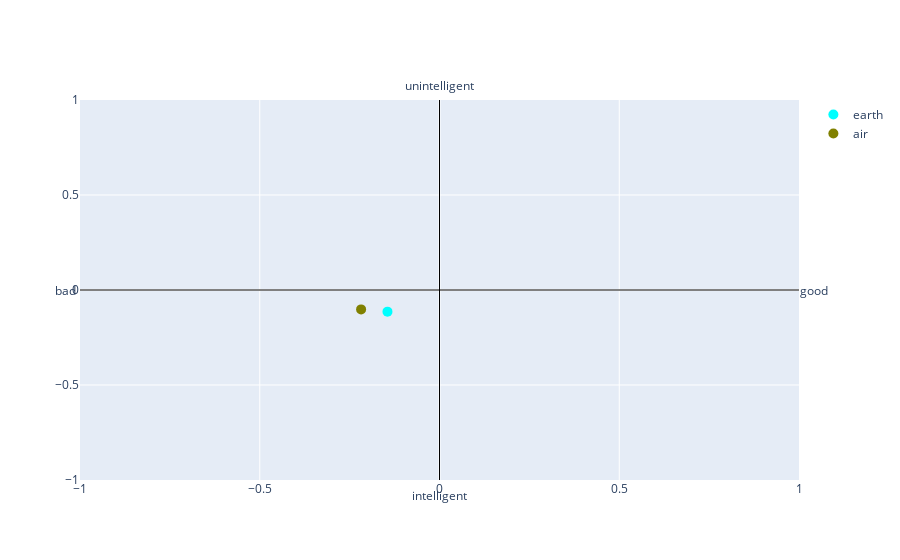

Source (notebook cell):
### Code cell
wp = WordPolarity(model, antonym_path=antonym_path, method='base-change', number_polar=2)
words = ["earth", "air"]
context = [ "the earth is shaking", "the air is blowing"]

polar_dimensions = []
for word, context in zip(words, context):
    polar_dimensions.append(wp.analyze_word(word, context))

plot_word_polarity_2d(words, polar_dimensions)

### Figure 1 — Plotly figure (JSON) as saved in the notebook; plotly's stock layout.template omitted (floating-point values rounded to 4 significant figures)
{"data": [{"marker": {"color": "cyan", "size": 10}, "mode": "markers", "name": "earth", "type": "scatter", "x": [-0.1447], "y": [-0.114]}, {"marker": {"color": "olive", "size": 10}, "mode": "markers", "name": "air", "type": "scatter", "x": [-0.2181], "y": [-0.1022]}], "layout": {"annotations": [{"showarrow": false, "text": "bad", "x": -1, "xshift": -15, "y": 0}, {"showarrow": false, "text": "good", "x": 1, "xshift": 15, "y": 0}, {"showarrow": false, "text": "intelligent", "x": 0, "y": -1, "yshift": -15}, {"showarrow": false, "text": "unintelligent", "x": 0, "y": 1, "yshift": 15}], "shapes": [{"line": {"color": "black", "width": 1}, "type": "line", "x0": -1, "x1": 1, "y0": 0, "y1": 0}, {"line": {"color": "black", "width": 1}, "type": "line", "x0": 0, "x1": 0, "y0": -1, "y1": 1}], "xaxis": {"range": [-1, 1]}, "yaxis": {"range": [-1, 1]}}}
